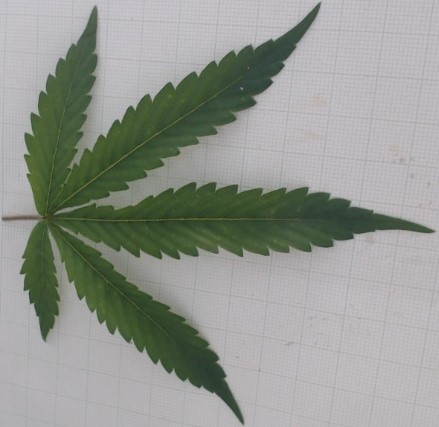
#> input picture image_RGB_20240509_065049_1.jpg, 439 x 427 px
$ python RCV_GS.py
#> lines starting #> are read from the running program, lines starting #| are printed output that depends on the picture; after the words box and inside, x2 and y2 are one past the last pixel; in counts of white or black regions, pixels touching at a corner belong together
#> further down, image is the input picture: shape (427, 439, 3); mean B, G, R 144.8, 151.7, 148
import cv2
import numpy as np
import matplotlib.pyplot as plt
from matplotlib import rcParams

rcParams['font.family'] = 'Tahoma'
rcParams['font.size'] = 10

# ฟังก์ชันสำหรับลบพื้นหลังและปรับพื้นหลังเป็นสีดำ
def remove_background(image):
    # แปลงภาพเป็น HSV
    hsv = cv2.cvtColor(image, cv2.COLOR_BGR2HSV)
#> hsv: shape (427, 439, 3); mean H, S, V 108.1, 29.2, 154

    # กำหนดขอบเขตสีเขียวในภาพ HSV
    lower_green = np.array([35, 40, 40])
    upper_green = np.array([85, 255, 255])

    # สร้างหน้ากาก (mask) สำหรับสีเขียว
    mask = cv2.inRange(hsv, lower_green, upper_green)
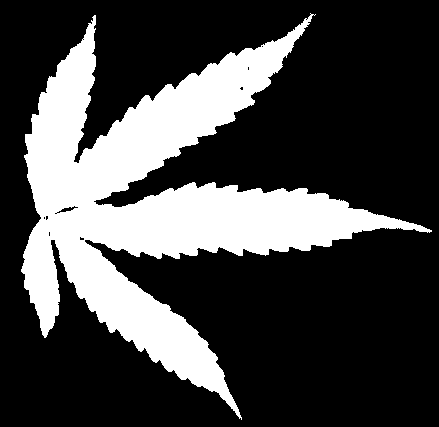
#> mask: shape (427, 439); 27% white; 1 white region, box (x1, y1, x2, y2) and area: (21, 13, 432, 420) 50684

    # ทำการกลับสีของหน้ากากเพื่อให้พื้นหลังเป็นสีดำและวัตถุเป็นสีขาว
    mask_inv = cv2.bitwise_not(mask)

    # แยกวัตถุออกจากภาพโดยใช้หน้ากาก
    result = cv2.bitwise_and(image, image, mask=mask)
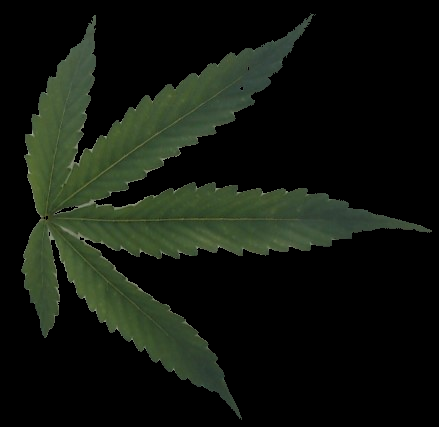
#> result: shape (427, 439, 3); mean B, G, R 14.5, 22.4, 17.3
    return result

def increase_brightness(img, value=30):
#> called with value = 40
    hsv = cv2.cvtColor(img, cv2.COLOR_BGR2HSV)  # แปลงภาพจาก BGR เป็น HSV
#> hsv: shape (427, 439, 3); mean H, S, V 13.8, 24.8, 22.4
    h, s, v = cv2.split(hsv)
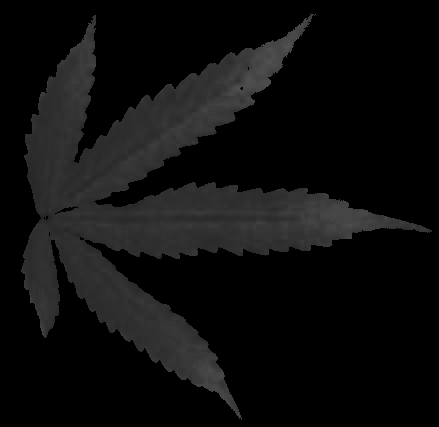
#> h: shape (427, 439); min 0, max 84, mean 13.8
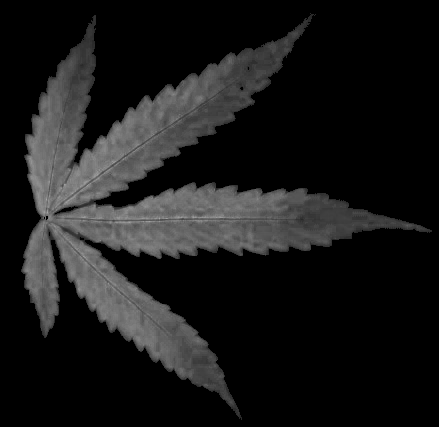
#> s: shape (427, 439); min 0, max 167, mean 24.8
    v = cv2.add(v, value)  # เพิ่มความสว่าง
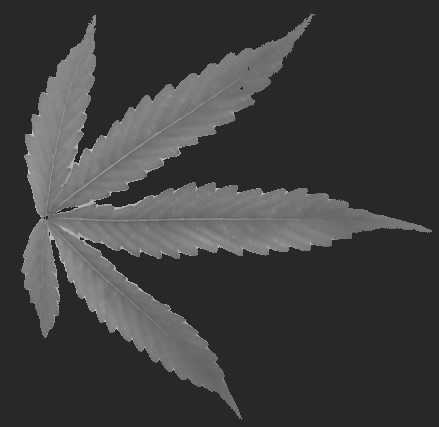
#> v: shape (427, 439); min 40, max 227, mean 62.4
    v = np.clip(v, 0, 255)  # จำกัดค่าความสว่างให้อยู่ในช่วง 0-255
    final_hsv = cv2.merge((h, s, v))
#> final_hsv: shape (427, 439, 3); mean H, S, V 13.8, 24.8, 62.4
    img_bright = cv2.cvtColor(final_hsv, cv2.COLOR_HSV2BGR)
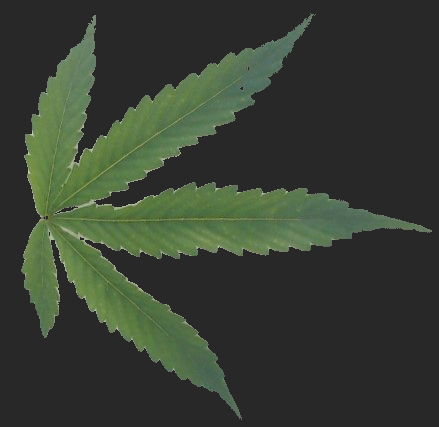
#> img_bright: shape (427, 439, 3); mean B, G, R 50.6, 62.4, 54.7
    return img_bright

def normalize_to_0_1(img):
    return img.astype(float) / 255.0

image_path = 'image_RGB_20240509_065049_1.jpg'
image = cv2.imread(image_path)

if image is None:
    print("ไม่พบภาพ")
else:
    image_re_bg = remove_background(image)
    bright_image = increase_brightness(image_re_bg, value=40)

    # แปลงภาพเป็นสีเทา
    gray_image = cv2.cvtColor(bright_image, cv2.COLOR_BGR2GRAY)

    # ปรับค่าภาพสีเทาให้อยู่ในช่วง 0-1
    gray_image_normalized = normalize_to_0_1(gray_image)

    points = {
        'base': (80, 220),
        'middle': (180, 230),
        'top': (330, 220)
    }
    gray_values = {}
    for point_name, (x, y) in points.items():
        gray_value = gray_image_normalized[y, x]  # อ่านค่าที่ตำแหน่ง
        gray_values[point_name] = gray_value
        print(f"ค่าภาพสีเทาที่ {point_name}: {gray_value:.2f}")
#> this loop made 3 passes
#> gray_value on passes 1 to 3: 0.365, 0.424, 0.384
#| ค่าภาพสีเทาที่ base: 0.36
#| ค่าภาพสีเทาที่ middle: 0.42
#| ค่าภาพสีเทาที่ top: 0.38
#> after the loop, gray_values = {'base': 0.365, 'middle': 0.424, 'top': 0.384}

    # แสดงภาพพร้อมจุดที่อ่านค่าภาพสีเทาโดยใช้ matplotlib
    for point_name, (x, y) in points.items():
        cv2.circle(gray_image, (x, y), 5, (0, 0, 255), -1)  # วาดวงกลมสีแดงที่จุด
        cv2.putText(gray_image, point_name, (x + 10, y - 10), cv2.FONT_HERSHEY_SIMPLEX, 0.5, (0, 0, 255), 1)
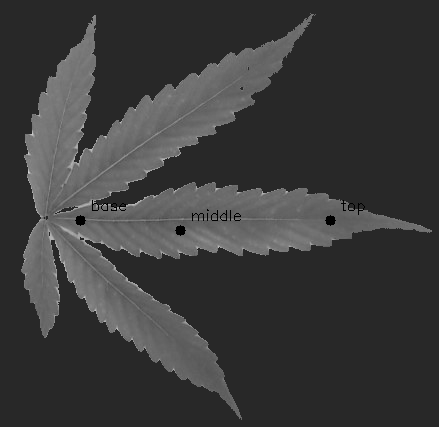
#> gray_image: shape (427, 439); min 0, max 219, mean 58.5

    plt.imshow(cv2.cvtColor(gray_image, cv2.COLOR_BGR2RGB))
    plt.title('ภาพพร้อมจุดที่อ่านค่า')
    plt.show()

$ run again, with image_RGB_20240509_051944_1.jpg copied over image_RGB_20240509_065049_1.jpg
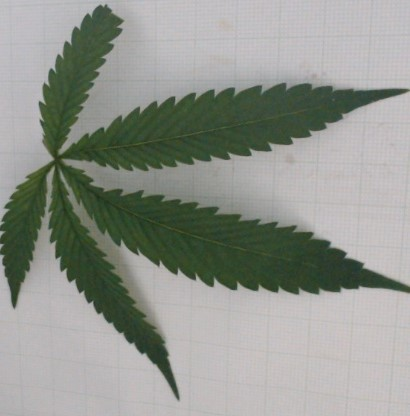
#> input picture image_RGB_20240509_051944_1.jpg, 410 x 416 px
#> image is the input picture: shape (416, 410, 3); mean B, G, R 141.7, 149.2, 145.4
#> in remove_background, `mask = cv2.inRange(hsv, lower_green, upper_green)`:
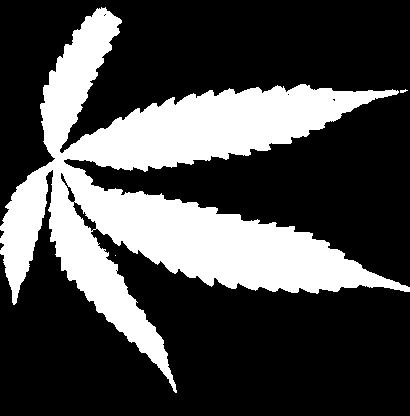
#> mask: shape (416, 410); 28.7% white; 3 white regions (2 under 20 px), largest, box (x1, y1, x2, y2) and area: (0, 7, 410, 393) 48952
#> final_hsv: shape (416, 410, 3); mean H, S, V 15.2, 24.8, 61.2
#> the loop `for point_name, (x, y) in points.items():` made 3 passes
#> gray_value on passes 1 to 3: 0.525, 0.376, 0.157
#> (printed output is left out)
#> after the loop `for point_name, (x, y) in points.items():`: gray_values = {'base': 0.525, 'middle': 0.376, 'top': 0.157}
#> after the loop `for point_name, (x, y) in points.items():`:
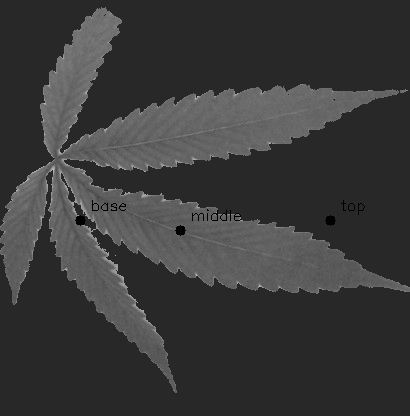
#> gray_image: shape (416, 410); min 0, max 189, mean 57.3

$ run again, with image_RGB_20240509_072631_1.jpg copied over image_RGB_20240509_065049_1.jpg
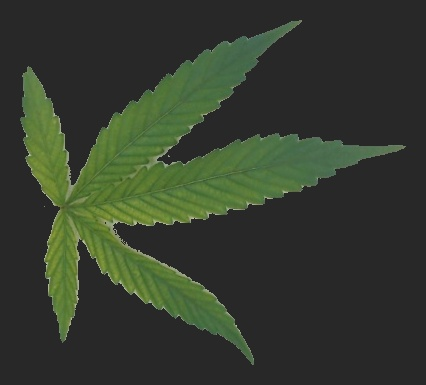
#> input picture image_RGB_20240509_072631_1.jpg, 426 x 385 px
#> image is the input picture: shape (385, 426, 3); mean B, G, R 46.1, 60, 52.2
#> in remove_background, `mask = cv2.inRange(hsv, lower_green, upper_green)`:
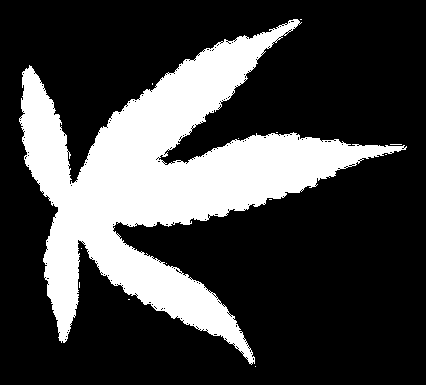
#> mask: shape (385, 426); 26% white; 13 white regions (12 under 20 px), largest, box (x1, y1, x2, y2) and area: (19, 19, 407, 365) 42607
#> final_hsv: shape (385, 426, 3); mean H, S, V 12.6, 30.3, 69.9
#> the loop `for point_name, (x, y) in points.items():` made 3 passes
#> gray_value on passes 1 to 3: 0.529, 0.157, 0.157
#> (printed output is left out)
#> after the loop `for point_name, (x, y) in points.items():`: gray_values = {'base': 0.529, 'middle': 0.157, 'top': 0.157}
#> after the loop `for point_name, (x, y) in points.items():`:
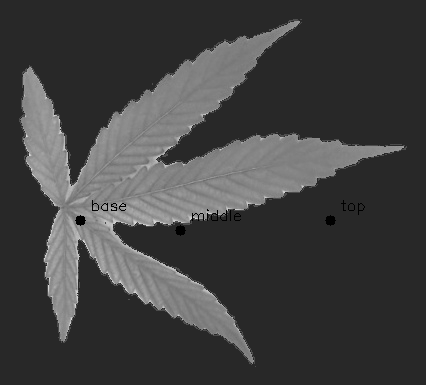
#> gray_image: shape (385, 426); min 0, max 228, mean 64.4
